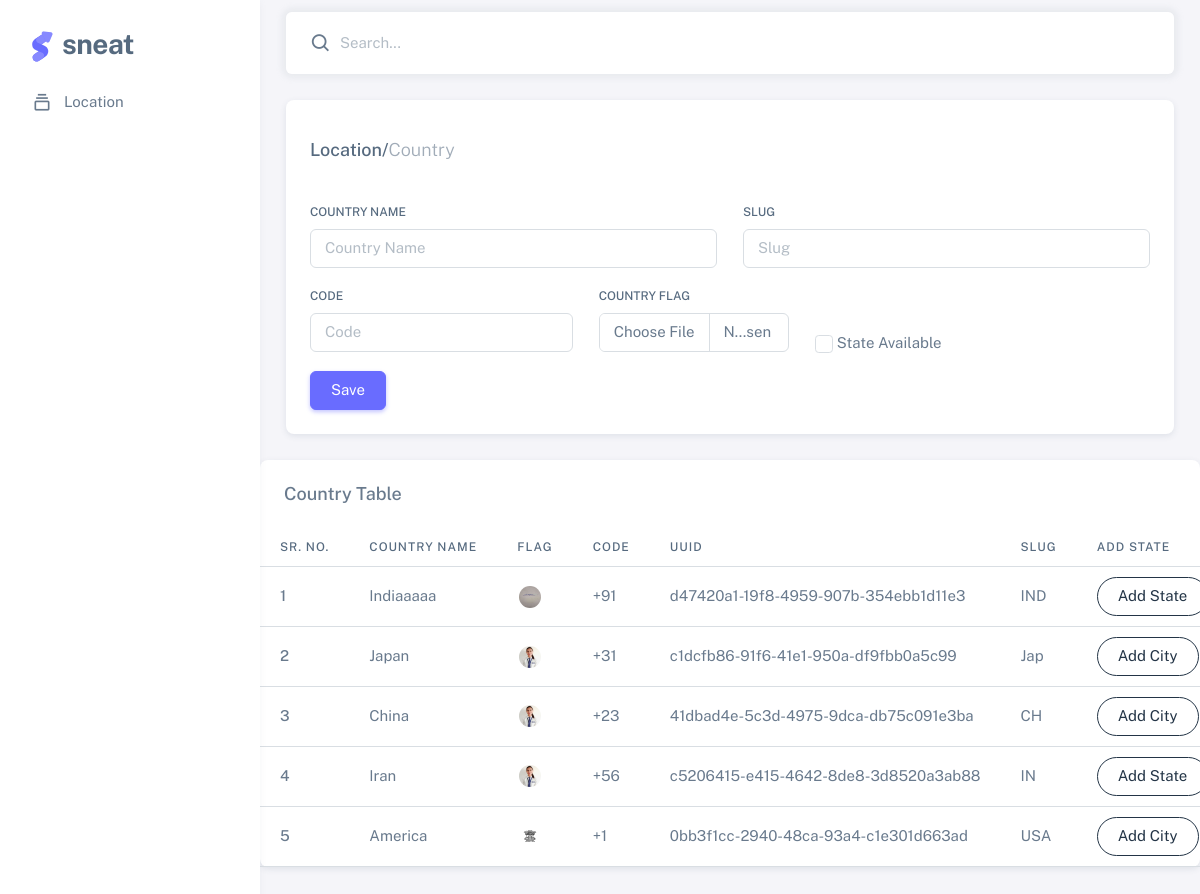
The page / on the database its author committed.
### country/models.py (models this page shows, shortened)
class Base(models.Model):
 is_active = models.BooleanField(default=True)
 created_date = models.DateTimeField(auto_now=True)
 created_date = models.DateTimeField(auto_now_add=True)
 uuid = models.UUIDField(primary_key=True, default=uuid.uuid4, editable=False)
 is_state_available = models.BooleanField(default=True)
 class Meta:
  abstract = True

class Country(Base):
 name = models.CharField(max_length=100,)
 slug = models.SlugField(unique=True)
 code = models.CharField(max_length=10, unique=True)
 flag = models.ImageField(upload_to='flag')

### country/views.py (the view, shortened to what this page needs)
# urls.py: path('',Countryview.as_view(), name='country'),
class Countryview(View):
 def get(self, request, slug=None):
  if slug:
   countryobj = Country.objects.get(slug=slug)
   if countryobj.is_active:
    countryobj.is_active = False
    countryobj.save()
    return redirect('/')
   else:
    countryobj.is_active = True
    countryobj.save()
    return redirect('/')
  else:
   c_obj = Country.objects.all()
   return render(request, 'country.html', {'countryobj' : c_obj})

### template/country.html (shortened to what this page needs)
{% extends 'base.html' %}
{% load static %}
{% block content %}
<div class="container-fluid flex-grow-3 container-p-y">
   <div class="row">
    <div class="col-xl">
      <div class="card">
        <div class="card-header">
          <h5 class="mb-0 py-3">Location/<span class="text-muted fw-light">Country</span></h5>
        </div>
        <div class="card-body">
          <form action="{% url 'country' %}" method="post" enctype="multipart/form-data">
          <div class="row">
            <div class="mb-3 col-md-6">
              <label class="form-label" for="basic-default-fullname">Country Name</label>
              <input type="text" class="form-control" id="basic-default-fullname" placeholder="Country Name" name="c_name"/>
            </div>
            <div class="mb-3 col-md-6">
              <label class="form-label" for="basic-default-company">Slug</label>
              <input type="text" class="form-control" id="basic-default-company" placeholder="Slug" name="slug"/>
            </div>
            <div class="mb-3 col-md-4">
              <label class="form-label" for="basic-default-email">Code</label>
                <input
                  type="text"
                  id="basic-default-email"
                  class="form-control"
                  placeholder="Code"
                  aria-describedby="basic-default-email2"
                  name="code"/>
            </div>
              <div class="mb-3 col-md-3">
                <label for="formFile" class="form-label">Country Flag</label>
                <input class="form-control" type="file" id="formFile" name="flag">
              </div>
            <div class="mb-3 mt-5 col-md-3">
                <input class="form-check-input" type="checkbox" value="1" id="defaultCheck1" name="state_available">
                <label class="form-check-label" for="defaultCheck1"> State Available </label>
            </div>
          </div>
            <button type="submit" class="btn btn-primary">Save</button>
          </form>
        </div>
      </div>
    </div>
  </div>
</div>
 <div class="card mb-5">
  <h5 class="card-header">Country Table</h5>
  <div class="table-responsive text-nowrap">
    <table class="table">
      <thead>
        <tr>
          <th>Sr. No.</th>
          <th>Country Name</th>
          <th>Flag</th>
          <th>Code</th>
          <th>UUID</th>
          <th>Slug</th>
          <th>Add State</th>
        </tr>
      </thead>
      <tbody>
        {% for c_obj in countryobj %}
        <tr>
          <td>
            <span class="fw-medium">{{forloop.counter}}</span>
          </td>
          <td>{{c_obj.name}}</td>
          <td>
            <ul class="list-unstyled users-list m-0 avatar-group d-flex align-items-center">
              <li
                data-bs-toggle="tooltip"
                data-popup="tooltip-custom"
                data-bs-placement="top"
                class="avatar avatar-xs pull-up"
                title="Sophia Wilkerson">
                <img src="{{c_obj.flag.url}}" alt="Avatar" class="rounded-circle" />
              </li>
            </ul>
          </td>
          <td>{{c_obj.code}}</td>
          <td>{{c_obj.uuid}}</td>
          <td>{{c_obj.slug}}</td>
          <td>
            {% if c_obj.is_state_available %}
              <button type="button" class="btn rounded-pill btn-outline-dark">Add City</button>
            {% else %}
              <a href=""><button type="button" class="btn rounded-pill btn-outline-dark">Add State</button></a>
            {% endif %}
            </td>
        </tr>
      {% endfor %}
      </tbody>
    </table>
  </div>
</div>
</div>
{% endblock content %}

### template/base.html (shortened to what this page needs)
<!DOCTYPE html>
{% load static %}
<html
  lang="en"
  class="light-style layout-menu-fixed layout-wide"
  dir="ltr"
  data-theme="theme-default"
  data-template="vertical-menu-template-free">
  <head>
    <link rel="stylesheet" href="{% static 'assets/vendor/fonts/boxicons.css' %}" />
    <link rel="stylesheet" href="{% static 'assets/vendor/css/core.css' %}" class="template-customizer-core-css" />
    <link rel="stylesheet" href="{% static 'assets/vendor/css/theme-default.css' %}" class="template-customizer-theme-css" />
    <link rel="stylesheet" href="{% static 'assets/css/demo.css' %}" />
    <link rel="stylesheet" href="{% static 'assets/vendor/libs/perfect-scrollbar/perfect-scrollbar.css' %}" />
  </head>
<body>
    <div class="layout-wrapper layout-content-navbar">
      <div class="layout-container">
        <aside id="layout-menu" class="layout-menu menu-vertical menu bg-menu-theme">
          <div class="app-brand demo">
            <a href="index.html" class="app-brand-link">
              <span class="app-brand-logo demo">
              </span>
              <span class="app-brand-text demo menu-text fw-bold ms-2">Sneat</span>
            </a>
          </div>
          <ul class="menu-inner py-1">
             <li class="menu-item">
              <a href="cards-basic.html" class="menu-link">
                <i class="menu-icon tf-icons bx bx-collection"></i>
                <div data-i18n="Basic">Location</div>
              </a>
            </li>
          </ul>
        </aside>
        <div class="layout-page">
          <nav
            class="layout-navbar container-fluid navbar navbar-expand-xl navbar-detached align-items-center bg-navbar-theme"
            id="layout-navbar">
            <div class="navbar-nav-right d-flex align-items-center" id="navbar-collapse">
              <div class="navbar-nav align-items-center">
                <div class="nav-item d-flex align-items-center">
                  <i class="bx bx-search fs-4 lh-0"></i>
                  <input
                    type="text"
                    class="form-control border-0 shadow-none ps-1 ps-sm-2"
                    placeholder="Search..."
                    aria-label="Search..." />
                </div>
              </div>
            </div>
          </nav>
             {% block content %} {% endblock content %}
  </body>
</html>
</body>

### static/assets/css/demo.css (style rules this page uses)
.menu .app-brand.demo { height: 64px; margin-top: 12px; }
.app-brand-logo.demo svg { width: 22px; height: 38px; }
.app-brand-text.demo { font-size: 1.75rem; letter-spacing: -0.5px; text-transform: lowercase; }

### rows shown on the page
Country: name "Indiaaaaa", flag (picture), code "+91", uuid "d47420a1-19f8-4959-907b-354ebb1d11e3", slug "IND", is_state_available "Add State"
Country: name "Japan", flag (picture), code "+31", uuid "c1dcfb86-91f6-41e1-950a-df9fbb0a5c99", slug "Jap", is_state_available "Add City"
Country: name "China", flag (picture), code "+23", uuid "41dbad4e-5c3d-4975-9dca-db75c091e3ba", slug "CH", is_state_available "Add City"
Country: name "Iran", flag (picture), code "+56", uuid "c5206415-e415-4642-8de8-3d8520a3ab88", slug "IN", is_state_available "Add State"
Country: name "America", flag (picture), code "+1", uuid "0bb3f1cc-2940-48ca-93a4-c1e301d663ad", slug "USA", is_state_available "Add City"
